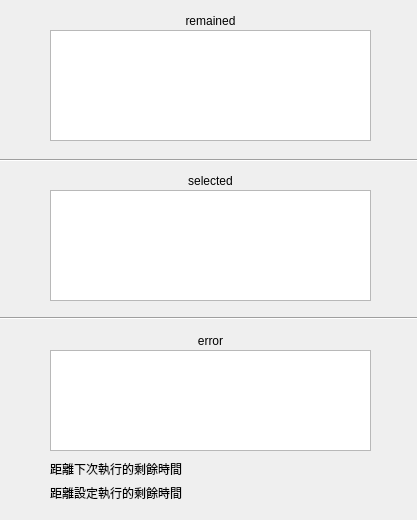
<?xml version="1.0" encoding="UTF-8"?>
<ui version="4.0">
 <class>Form</class>
 <widget class="QWidget" name="Form">
  <property name="geometry">
   <rect>
    <x>0</x>
    <y>0</y>
    <width>417</width>
    <height>520</height>
   </rect>
  </property>
  <property name="minimumSize">
   <size>
    <width>417</width>
    <height>520</height>
   </size>
  </property>
  <property name="maximumSize">
   <size>
    <width>417</width>
    <height>520</height>
   </size>
  </property>
  <property name="windowTitle">
   <string>status window</string>
  </property>
  <widget class="QTextBrowser" name="remainedBrowser">
   <property name="geometry">
    <rect>
     <x>50</x>
     <y>30</y>
     <width>321</width>
     <height>111</height>
    </rect>
   </property>
  </widget>
  <widget class="QTextBrowser" name="selectedBrowser">
   <property name="geometry">
    <rect>
     <x>50</x>
     <y>190</y>
     <width>321</width>
     <height>111</height>
    </rect>
   </property>
  </widget>
  <widget class="QTextBrowser" name="errorBrowser">
   <property name="geometry">
    <rect>
     <x>50</x>
     <y>350</y>
     <width>321</width>
     <height>101</height>
    </rect>
   </property>
  </widget>
  <widget class="Line" name="secondLine">
   <property name="geometry">
    <rect>
     <x>0</x>
     <y>310</y>
     <width>421</width>
     <height>16</height>
    </rect>
   </property>
   <property name="orientation">
    <enum>Qt::Horizontal</enum>
   </property>
  </widget>
  <widget class="Line" name="firstLine">
   <property name="geometry">
    <rect>
     <x>0</x>
     <y>150</y>
     <width>421</width>
     <height>20</height>
    </rect>
   </property>
   <property name="orientation">
    <enum>Qt::Horizontal</enum>
   </property>
  </widget>
  <widget class="QWidget" name="verticalLayoutWidget">
   <property name="geometry">
    <rect>
     <x>50</x>
     <y>10</y>
     <width>321</width>
     <height>21</height>
    </rect>
   </property>
   <layout class="QVBoxLayout" name="verticalLayout">
    <item>
     <widget class="QLabel" name="ramainedLabel">
      <property name="text">
       <string>remained</string>
      </property>
      <property name="alignment">
       <set>Qt::AlignCenter</set>
      </property>
     </widget>
    </item>
   </layout>
  </widget>
  <widget class="QWidget" name="verticalLayoutWidget_2">
   <property name="geometry">
    <rect>
     <x>50</x>
     <y>170</y>
     <width>321</width>
     <height>21</height>
    </rect>
   </property>
   <layout class="QVBoxLayout" name="verticalLayout_2">
    <item>
     <widget class="QLabel" name="selectedLabel">
      <property name="text">
       <string>selected</string>
      </property>
      <property name="alignment">
       <set>Qt::AlignCenter</set>
      </property>
     </widget>
    </item>
   </layout>
  </widget>
  <widget class="QWidget" name="verticalLayoutWidget_3">
   <property name="geometry">
    <rect>
     <x>50</x>
     <y>330</y>
     <width>321</width>
     <height>21</height>
    </rect>
   </property>
   <layout class="QVBoxLayout" name="verticalLayout_3">
    <item>
     <widget class="QLabel" name="errorLabel">
      <property name="text">
       <string>error</string>
      </property>
      <property name="alignment">
       <set>Qt::AlignCenter</set>
      </property>
     </widget>
    </item>
   </layout>
  </widget>
  <widget class="QWidget" name="formLayoutWidget">
   <property name="geometry">
    <rect>
     <x>50</x>
     <y>460</y>
     <width>321</width>
     <height>48</height>
    </rect>
   </property>
   <layout class="QFormLayout" name="formLayout">
    <item row="0" column="0">
     <widget class="QLabel" name="intervalTimeTitle">
      <property name="text">
       <string>距離下次執行的剩餘時間</string>
      </property>
     </widget>
    </item>
    <item row="1" column="0">
     <widget class="QLabel" name="startTimeTitle">
      <property name="text">
       <string>距離設定執行的剩餘時間</string>
      </property>
     </widget>
    </item>
    <item row="0" column="1">
     <widget class="QLabel" name="intervalTime">
      <property name="text">
       <string/>
      </property>
     </widget>
    </item>
    <item row="1" column="1">
     <widget class="QLabel" name="startTime">
      <property name="text">
       <string/>
      </property>
     </widget>
    </item>
   </layout>
  </widget>
 </widget>
 <resources/>
 <connections/>
</ui>
